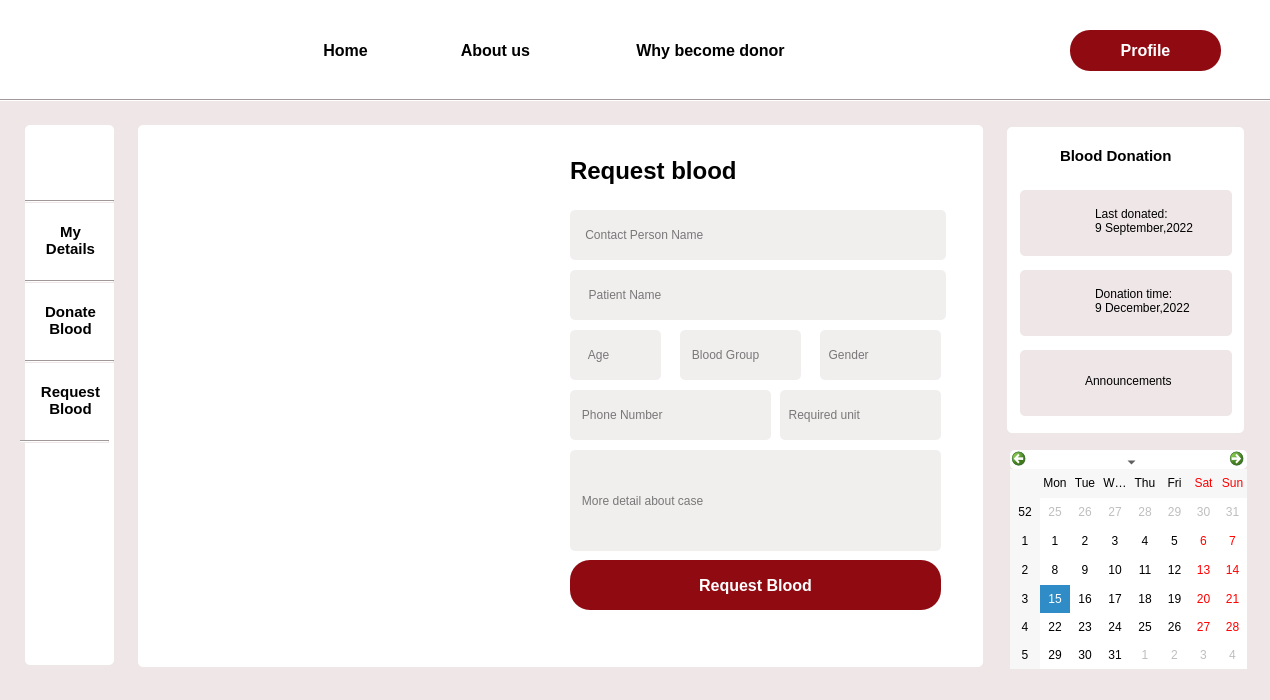
<?xml version="1.0" encoding="UTF-8"?>
<ui version="4.0">
 <class>request_blood</class>
 <widget class="QDialog" name="request_blood">
  <property name="geometry">
   <rect>
    <x>0</x>
    <y>0</y>
    <width>1270</width>
    <height>700</height>
   </rect>
  </property>
  <property name="windowTitle">
   <string>Dialog</string>
  </property>
  <property name="styleSheet">
   <string notr="true">background-color: #EFE6E7;</string>
  </property>
  <widget class="QLabel" name="label_7">
   <property name="geometry">
    <rect>
     <x>30</x>
     <y>0</y>
     <width>81</width>
     <height>91</height>
    </rect>
   </property>
   <property name="styleSheet">
    <string notr="true">background-color:rgb(255, 255, 255);
border-image: url(:/img/Images/logo1.png);</string>
   </property>
   <property name="text">
    <string/>
   </property>
  </widget>
  <widget class="QPushButton" name="home">
   <property name="geometry">
    <rect>
     <x>290</x>
     <y>30</y>
     <width>111</width>
     <height>41</height>
    </rect>
   </property>
   <property name="font">
    <font>
     <pointsize>12</pointsize>
     <bold>true</bold>
    </font>
   </property>
   <property name="cursor">
    <cursorShape>PointingHandCursor</cursorShape>
   </property>
   <property name="styleSheet">
    <string notr="true">#home

{
 background-color:rgb(255, 255, 255);
border-radius:0.5px;
}

#home::hover{border-bottom :3px solid rgb(144, 10, 18);
color: rgb(144, 10, 18);}</string>
   </property>
   <property name="text">
    <string>Home</string>
   </property>
  </widget>
  <widget class="QPushButton" name="about">
   <property name="geometry">
    <rect>
     <x>420</x>
     <y>30</y>
     <width>151</width>
     <height>41</height>
    </rect>
   </property>
   <property name="font">
    <font>
     <pointsize>12</pointsize>
     <bold>true</bold>
    </font>
   </property>
   <property name="cursor">
    <cursorShape>PointingHandCursor</cursorShape>
   </property>
   <property name="styleSheet">
    <string notr="true">#about

{
 background-color:rgb(255, 255, 255);
border-radius:0.5px;
}

#about::hover{border-bottom :3px solid rgb(144, 10, 18);
color: rgb(144, 10, 18);}</string>
   </property>
   <property name="text">
    <string>About us</string>
   </property>
  </widget>
  <widget class="QPushButton" name="why">
   <property name="geometry">
    <rect>
     <x>600</x>
     <y>30</y>
     <width>221</width>
     <height>41</height>
    </rect>
   </property>
   <property name="font">
    <font>
     <pointsize>12</pointsize>
     <bold>true</bold>
    </font>
   </property>
   <property name="cursor">
    <cursorShape>PointingHandCursor</cursorShape>
   </property>
   <property name="styleSheet">
    <string notr="true">#why

{
 background-color:rgb(255, 255, 255);
border-radius:0.5px;
}

#why::hover
{
border-bottom :3px solid rgb(144, 10, 18);
color: rgb(144, 10, 18);
}</string>
   </property>
   <property name="text">
    <string>Why become donor</string>
   </property>
  </widget>
  <widget class="QPushButton" name="login">
   <property name="geometry">
    <rect>
     <x>1070</x>
     <y>30</y>
     <width>151</width>
     <height>41</height>
    </rect>
   </property>
   <property name="font">
    <font>
     <pointsize>12</pointsize>
     <bold>true</bold>
    </font>
   </property>
   <property name="cursor">
    <cursorShape>PointingHandCursor</cursorShape>
   </property>
   <property name="styleSheet">
    <string notr="true">#login
{
 background-color:rgb(144, 10, 18);
border-radius:20px;
	color: rgb(255, 255, 255);
}
#login::hover
{
background-color:white;
	color: rgb(144, 10, 18);
}</string>
   </property>
   <property name="text">
    <string>Profile</string>
   </property>
  </widget>
  <widget class="Line" name="line">
   <property name="geometry">
    <rect>
     <x>0</x>
     <y>99</y>
     <width>1280</width>
     <height>3</height>
    </rect>
   </property>
   <property name="orientation">
    <enum>Qt::Horizontal</enum>
   </property>
  </widget>
  <widget class="QLabel" name="label">
   <property name="geometry">
    <rect>
     <x>0</x>
     <y>0</y>
     <width>1280</width>
     <height>99</height>
    </rect>
   </property>
   <property name="styleSheet">
    <string notr="true">background-color: rgb(255, 255, 255);</string>
   </property>
   <property name="text">
    <string/>
   </property>
  </widget>
  <widget class="Line" name="line_4">
   <property name="geometry">
    <rect>
     <x>25</x>
     <y>435</y>
     <width>89</width>
     <height>3</height>
    </rect>
   </property>
   <property name="orientation">
    <enum>Qt::Horizontal</enum>
   </property>
  </widget>
  <widget class="QLabel" name="label_2">
   <property name="geometry">
    <rect>
     <x>25</x>
     <y>125</y>
     <width>89</width>
     <height>540</height>
    </rect>
   </property>
   <property name="styleSheet">
    <string notr="true">background-color: rgb(255, 255, 255);
border-radius:5px;</string>
   </property>
   <property name="text">
    <string/>
   </property>
  </widget>
  <widget class="QLabel" name="label_5">
   <property name="geometry">
    <rect>
     <x>40</x>
     <y>130</y>
     <width>63</width>
     <height>61</height>
    </rect>
   </property>
   <property name="cursor">
    <cursorShape>PointingHandCursor</cursorShape>
   </property>
   <property name="styleSheet">
    <string notr="true">background-color: rgb(255, 255, 255);
border-image: url(:/img/Images/Profile.png);</string>
   </property>
   <property name="text">
    <string/>
   </property>
  </widget>
  <widget class="Line" name="line_3">
   <property name="geometry">
    <rect>
     <x>25</x>
     <y>360</y>
     <width>89</width>
     <height>3</height>
    </rect>
   </property>
   <property name="orientation">
    <enum>Qt::Horizontal</enum>
   </property>
  </widget>
  <widget class="QPushButton" name="my_details_3">
   <property name="geometry">
    <rect>
     <x>30</x>
     <y>370</y>
     <width>81</width>
     <height>61</height>
    </rect>
   </property>
   <property name="font">
    <font>
     <pointsize>11</pointsize>
     <bold>true</bold>
    </font>
   </property>
   <property name="cursor">
    <cursorShape>PointingHandCursor</cursorShape>
   </property>
   <property name="styleSheet">
    <string notr="true">*{
 background-color:rgb(255, 255, 255);
border-radius:5px;}

#my_details_3::hover{
border-botton:3px solid rgb(144, 10, 18);
color: rgb(144, 10, 18);}
</string>
   </property>
   <property name="text">
    <string>Request
Blood</string>
   </property>
  </widget>
  <widget class="QPushButton" name="my_details">
   <property name="geometry">
    <rect>
     <x>30</x>
     <y>210</y>
     <width>81</width>
     <height>61</height>
    </rect>
   </property>
   <property name="font">
    <font>
     <pointsize>11</pointsize>
     <bold>true</bold>
    </font>
   </property>
   <property name="cursor">
    <cursorShape>PointingHandCursor</cursorShape>
   </property>
   <property name="styleSheet">
    <string notr="true">#my_details
{
 background-color:rgb(255, 255, 255);
border-radius:5px;
}


#my_details::hover{
border-botton:3px solid rgb(144, 10, 18);
color: rgb(144, 10, 18);}</string>
   </property>
   <property name="text">
    <string>My
Details</string>
   </property>
  </widget>
  <widget class="Line" name="line_2">
   <property name="geometry">
    <rect>
     <x>25</x>
     <y>280</y>
     <width>89</width>
     <height>3</height>
    </rect>
   </property>
   <property name="orientation">
    <enum>Qt::Horizontal</enum>
   </property>
  </widget>
  <widget class="Line" name="line_5">
   <property name="geometry">
    <rect>
     <x>25</x>
     <y>200</y>
     <width>89</width>
     <height>3</height>
    </rect>
   </property>
   <property name="orientation">
    <enum>Qt::Horizontal</enum>
   </property>
  </widget>
  <widget class="QPushButton" name="my_details_2">
   <property name="geometry">
    <rect>
     <x>30</x>
     <y>290</y>
     <width>81</width>
     <height>61</height>
    </rect>
   </property>
   <property name="font">
    <font>
     <pointsize>11</pointsize>
     <bold>true</bold>
    </font>
   </property>
   <property name="cursor">
    <cursorShape>PointingHandCursor</cursorShape>
   </property>
   <property name="styleSheet">
    <string notr="true">*{
 background-color:rgb(255, 255, 255);
border-radius:5px;}

#my_details_2::hover{
border-botton:3px solid rgb(144, 10, 18);
color: rgb(144, 10, 18);}
</string>
   </property>
   <property name="text">
    <string>Donate
Blood</string>
   </property>
  </widget>
  <widget class="Line" name="line_6">
   <property name="geometry">
    <rect>
     <x>20</x>
     <y>440</y>
     <width>89</width>
     <height>3</height>
    </rect>
   </property>
   <property name="orientation">
    <enum>Qt::Horizontal</enum>
   </property>
  </widget>
  <widget class="QLabel" name="label_3">
   <property name="geometry">
    <rect>
     <x>138</x>
     <y>125</y>
     <width>845</width>
     <height>542</height>
    </rect>
   </property>
   <property name="styleSheet">
    <string notr="true">background-color: rgb(255, 255, 255);
border-radius:5px;</string>
   </property>
   <property name="text">
    <string/>
   </property>
  </widget>
  <widget class="QLabel" name="label_4">
   <property name="geometry">
    <rect>
     <x>160</x>
     <y>140</y>
     <width>403</width>
     <height>502</height>
    </rect>
   </property>
   <property name="styleSheet">
    <string notr="true">background-color: rgb(255, 255, 255);
border-image: url(:/Images/request_blood.jpg);
</string>
   </property>
   <property name="text">
    <string/>
   </property>
  </widget>
  <widget class="QLineEdit" name="age">
   <property name="geometry">
    <rect>
     <x>570</x>
     <y>330</y>
     <width>91</width>
     <height>50</height>
    </rect>
   </property>
   <property name="styleSheet">
    <string notr="true">*
{
border-radius:5px;
background-color:#F1EEEE;
}</string>
   </property>
   <property name="text">
    <string/>
   </property>
   <property name="placeholderText">
    <string>     Age  </string>
   </property>
  </widget>
  <widget class="QLineEdit" name="phone_number">
   <property name="geometry">
    <rect>
     <x>570</x>
     <y>390</y>
     <width>201</width>
     <height>50</height>
    </rect>
   </property>
   <property name="styleSheet">
    <string notr="true">*
{
border-radius:5px;
background-color:#F1EEEE;
}</string>
   </property>
   <property name="text">
    <string/>
   </property>
   <property name="placeholderText">
    <string>   Phone Number</string>
   </property>
  </widget>
  <widget class="QLineEdit" name="contact_person">
   <property name="geometry">
    <rect>
     <x>570</x>
     <y>210</y>
     <width>376</width>
     <height>50</height>
    </rect>
   </property>
   <property name="styleSheet">
    <string notr="true">*
{
border-radius:5px;
background-color:#F1EEEE;
}</string>
   </property>
   <property name="text">
    <string/>
   </property>
   <property name="placeholderText">
    <string>    Contact Person Name</string>
   </property>
  </widget>
  <widget class="QLineEdit" name="blood_group">
   <property name="geometry">
    <rect>
     <x>680</x>
     <y>330</y>
     <width>121</width>
     <height>50</height>
    </rect>
   </property>
   <property name="styleSheet">
    <string notr="true">*
{
border-radius:5px;
background-color:#F1EEEE;

}</string>
   </property>
   <property name="text">
    <string/>
   </property>
   <property name="placeholderText">
    <string>   Blood Group</string>
   </property>
  </widget>
  <widget class="QLineEdit" name="gender">
   <property name="geometry">
    <rect>
     <x>820</x>
     <y>330</y>
     <width>121</width>
     <height>50</height>
    </rect>
   </property>
   <property name="styleSheet">
    <string notr="true">*
{
border-radius:5px;
background-color:#F1EEEE;
}</string>
   </property>
   <property name="text">
    <string/>
   </property>
   <property name="placeholderText">
    <string>  Gender</string>
   </property>
  </widget>
  <widget class="QLabel" name="label_15">
   <property name="geometry">
    <rect>
     <x>570</x>
     <y>150</y>
     <width>231</width>
     <height>41</height>
    </rect>
   </property>
   <property name="font">
    <font>
     <pointsize>18</pointsize>
     <bold>true</bold>
    </font>
   </property>
   <property name="styleSheet">
    <string notr="true">background-color: rgb(255, 255, 255);</string>
   </property>
   <property name="text">
    <string>Request blood</string>
   </property>
  </widget>
  <widget class="QPushButton" name="register_2">
   <property name="geometry">
    <rect>
     <x>570</x>
     <y>560</y>
     <width>371</width>
     <height>50</height>
    </rect>
   </property>
   <property name="font">
    <font>
     <pointsize>12</pointsize>
     <bold>true</bold>
    </font>
   </property>
   <property name="cursor">
    <cursorShape>PointingHandCursor</cursorShape>
   </property>
   <property name="styleSheet">
    <string notr="true">#register_2
{
background-color:rgb(144, 10, 18);
border-radius:20px;
	color: rgb(255, 255, 255);
}

#register_2::hover
{
background-color:white;
	color: rgb(144, 10, 18);
}</string>
   </property>
   <property name="text">
    <string>Request Blood</string>
   </property>
  </widget>
  <widget class="QLineEdit" name="patient_name">
   <property name="geometry">
    <rect>
     <x>570</x>
     <y>270</y>
     <width>376</width>
     <height>50</height>
    </rect>
   </property>
   <property name="styleSheet">
    <string notr="true">*
{
border-radius:5px;
background-color:#F1EEEE;
}</string>
   </property>
   <property name="text">
    <string/>
   </property>
   <property name="placeholderText">
    <string>     Patient Name</string>
   </property>
  </widget>
  <widget class="QLineEdit" name="detail">
   <property name="geometry">
    <rect>
     <x>570</x>
     <y>450</y>
     <width>371</width>
     <height>101</height>
    </rect>
   </property>
   <property name="styleSheet">
    <string notr="true">*
{
border-radius:5px;
background-color:#F1EEEE;
}</string>
   </property>
   <property name="text">
    <string/>
   </property>
   <property name="placeholderText">
    <string>   More detail about case</string>
   </property>
  </widget>
  <widget class="QLabel" name="label_32">
   <property name="geometry">
    <rect>
     <x>1095</x>
     <y>360</y>
     <width>131</width>
     <height>41</height>
    </rect>
   </property>
   <property name="text">
    <string>Announcements</string>
   </property>
  </widget>
  <widget class="QLabel" name="label_6">
   <property name="geometry">
    <rect>
     <x>1007</x>
     <y>127</y>
     <width>237</width>
     <height>306</height>
    </rect>
   </property>
   <property name="styleSheet">
    <string notr="true">background-color: rgb(255, 255, 255);
border-radius:5px;</string>
   </property>
   <property name="text">
    <string/>
   </property>
  </widget>
  <widget class="QLabel" name="label_26">
   <property name="geometry">
    <rect>
     <x>1020</x>
     <y>270</y>
     <width>212</width>
     <height>66</height>
    </rect>
   </property>
   <property name="cursor">
    <cursorShape>PointingHandCursor</cursorShape>
   </property>
   <property name="styleSheet">
    <string notr="true">border-radius:5px;</string>
   </property>
   <property name="text">
    <string/>
   </property>
  </widget>
  <widget class="QLabel" name="label_29">
   <property name="geometry">
    <rect>
     <x>1030</x>
     <y>360</y>
     <width>51</width>
     <height>41</height>
    </rect>
   </property>
   <property name="styleSheet">
    <string notr="true">border-image: url(:/img/Images/announcement.png);</string>
   </property>
   <property name="text">
    <string/>
   </property>
  </widget>
  <widget class="QCalendarWidget" name="calendarWidget">
   <property name="geometry">
    <rect>
     <x>1010</x>
     <y>450</y>
     <width>237</width>
     <height>219</height>
    </rect>
   </property>
   <property name="cursor">
    <cursorShape>PointingHandCursor</cursorShape>
   </property>
   <property name="styleSheet">
    <string notr="true">background-color: rgb(255, 255, 255);
font: 9pt &quot;Segoe UI&quot;;
border-radius:5px;</string>
   </property>
  </widget>
  <widget class="QLabel" name="label_31">
   <property name="geometry">
    <rect>
     <x>1095</x>
     <y>280</y>
     <width>131</width>
     <height>41</height>
    </rect>
   </property>
   <property name="cursor">
    <cursorShape>PointingHandCursor</cursorShape>
   </property>
   <property name="styleSheet">
    <string notr="true">
#label_31::hover
{

	color: rgb(144, 10, 18);
}</string>
   </property>
   <property name="text">
    <string>Donation time:
9 December,2022</string>
   </property>
  </widget>
  <widget class="QLabel" name="label_24">
   <property name="geometry">
    <rect>
     <x>1020</x>
     <y>190</y>
     <width>212</width>
     <height>66</height>
    </rect>
   </property>
   <property name="cursor">
    <cursorShape>PointingHandCursor</cursorShape>
   </property>
   <property name="styleSheet">
    <string notr="true">border-radius:5px;</string>
   </property>
   <property name="text">
    <string/>
   </property>
  </widget>
  <widget class="QLabel" name="label_23">
   <property name="geometry">
    <rect>
     <x>1060</x>
     <y>140</y>
     <width>141</width>
     <height>31</height>
    </rect>
   </property>
   <property name="font">
    <font>
     <pointsize>11</pointsize>
     <bold>true</bold>
    </font>
   </property>
   <property name="styleSheet">
    <string notr="true">background-color: rgb(255, 255, 255);</string>
   </property>
   <property name="text">
    <string>Blood Donation </string>
   </property>
  </widget>
  <widget class="QLabel" name="label_30">
   <property name="geometry">
    <rect>
     <x>1095</x>
     <y>200</y>
     <width>131</width>
     <height>41</height>
    </rect>
   </property>
   <property name="cursor">
    <cursorShape>PointingHandCursor</cursorShape>
   </property>
   <property name="styleSheet">
    <string notr="true">
#label_30::hover
{

	color: rgb(144, 10, 18);
}</string>
   </property>
   <property name="text">
    <string>Last donated:
9 September,2022</string>
   </property>
  </widget>
  <widget class="QLabel" name="label_27">
   <property name="geometry">
    <rect>
     <x>1030</x>
     <y>200</y>
     <width>51</width>
     <height>41</height>
    </rect>
   </property>
   <property name="cursor">
    <cursorShape>PointingHandCursor</cursorShape>
   </property>
   <property name="styleSheet">
    <string notr="true">border-image: url(:/img/Images/Donor.png);</string>
   </property>
   <property name="text">
    <string/>
   </property>
  </widget>
  <widget class="QLabel" name="label_28">
   <property name="geometry">
    <rect>
     <x>1030</x>
     <y>280</y>
     <width>51</width>
     <height>41</height>
    </rect>
   </property>
   <property name="cursor">
    <cursorShape>PointingHandCursor</cursorShape>
   </property>
   <property name="styleSheet">
    <string notr="true">border-image: url(:/img/Images/hospital.png);</string>
   </property>
   <property name="text">
    <string/>
   </property>
  </widget>
  <widget class="QLabel" name="label_25">
   <property name="geometry">
    <rect>
     <x>1020</x>
     <y>350</y>
     <width>212</width>
     <height>66</height>
    </rect>
   </property>
   <property name="cursor">
    <cursorShape>PointingHandCursor</cursorShape>
   </property>
   <property name="styleSheet">
    <string notr="true">border-radius:5px;</string>
   </property>
   <property name="text">
    <string/>
   </property>
  </widget>
  <widget class="QLabel" name="label_33">
   <property name="geometry">
    <rect>
     <x>1085</x>
     <y>360</y>
     <width>131</width>
     <height>41</height>
    </rect>
   </property>
   <property name="cursor">
    <cursorShape>PointingHandCursor</cursorShape>
   </property>
   <property name="styleSheet">
    <string notr="true">
#label_33::hover
{

	color: rgb(144, 10, 18);
}</string>
   </property>
   <property name="text">
    <string>Announcements</string>
   </property>
  </widget>
  <widget class="QLabel" name="label_34">
   <property name="geometry">
    <rect>
     <x>1030</x>
     <y>360</y>
     <width>51</width>
     <height>41</height>
    </rect>
   </property>
   <property name="cursor">
    <cursorShape>PointingHandCursor</cursorShape>
   </property>
   <property name="styleSheet">
    <string notr="true">border-image: url(:/img/Images/announcement.png);</string>
   </property>
   <property name="text">
    <string/>
   </property>
  </widget>
  <widget class="QLineEdit" name="required_unit">
   <property name="geometry">
    <rect>
     <x>780</x>
     <y>390</y>
     <width>161</width>
     <height>50</height>
    </rect>
   </property>
   <property name="styleSheet">
    <string notr="true">*
{
border-radius:5px;
background-color:#F1EEEE;
}</string>
   </property>
   <property name="text">
    <string/>
   </property>
   <property name="placeholderText">
    <string>  Required unit</string>
   </property>
  </widget>
  <zorder>label</zorder>
  <zorder>label_7</zorder>
  <zorder>home</zorder>
  <zorder>about</zorder>
  <zorder>why</zorder>
  <zorder>login</zorder>
  <zorder>line</zorder>
  <zorder>line_4</zorder>
  <zorder>label_2</zorder>
  <zorder>label_5</zorder>
  <zorder>line_3</zorder>
  <zorder>my_details_3</zorder>
  <zorder>my_details</zorder>
  <zorder>line_2</zorder>
  <zorder>line_5</zorder>
  <zorder>my_details_2</zorder>
  <zorder>line_6</zorder>
  <zorder>label_3</zorder>
  <zorder>label_4</zorder>
  <zorder>age</zorder>
  <zorder>phone_number</zorder>
  <zorder>contact_person</zorder>
  <zorder>blood_group</zorder>
  <zorder>gender</zorder>
  <zorder>label_15</zorder>
  <zorder>register_2</zorder>
  <zorder>patient_name</zorder>
  <zorder>detail</zorder>
  <zorder>label_32</zorder>
  <zorder>label_6</zorder>
  <zorder>label_26</zorder>
  <zorder>label_29</zorder>
  <zorder>calendarWidget</zorder>
  <zorder>label_31</zorder>
  <zorder>label_24</zorder>
  <zorder>label_23</zorder>
  <zorder>label_30</zorder>
  <zorder>label_27</zorder>
  <zorder>label_28</zorder>
  <zorder>label_25</zorder>
  <zorder>label_33</zorder>
  <zorder>label_34</zorder>
  <zorder>required_unit</zorder>
 </widget>
 <resources/>
 <connections/>
</ui>
